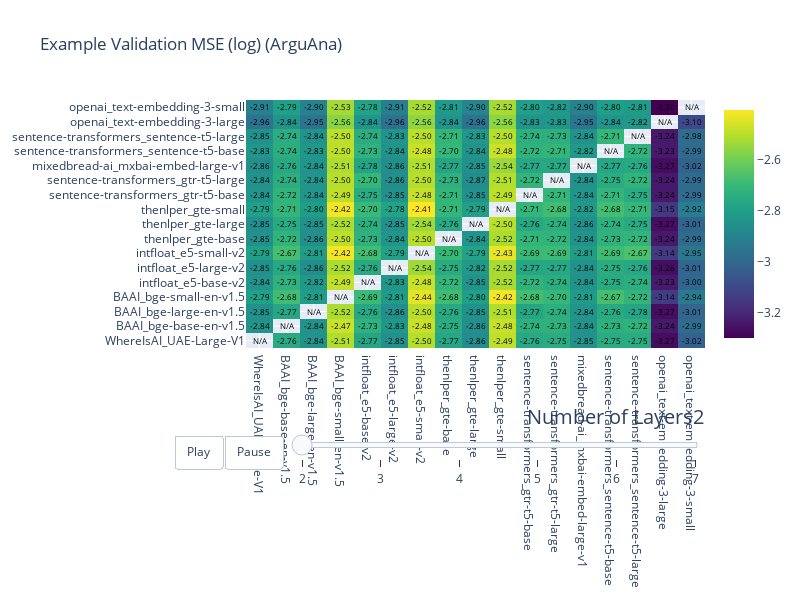

The notebook cell this image was saved under:
### Code cell
# Visualize Imported Data (One Dataset, All Architectures)
labels = sorted(meta["model2idx"], key=lambda k: meta["model2idx"][k])
num_layers = sorted(meta["num_layers"])
matrix = validation_mse[0, :, :, :].transpose(2, 0, 1)
animated_heatmap(
    matrices=matrix,
    log=True,
    title="Example Validation MSE (log) (ArguAna)",
    labels=labels,
    nan_diagnal=True,
    slider_prefix="Number of Layers",
    slider_labels=num_layers,
)

### Figure 1 — Plotly figure (JSON) as saved in the notebook; plotly's stock layout.template omitted (floating-point values rounded to 4 significant figures; data arrays with more than 128 entries replaced by an {"elided": "..."} marker saying what was removed)
{"data": [{"colorscale": [[0, "#440154"], [0.1111, "#482878"], [0.2222, "#3e4989"], [0.3333, "#31688e"], [0.4444, "#26828e"], [0.5556, "#1f9e89"], [0.6667, "#35b779"], [0.7778, "#6ece58"], [0.8889, "#b5de2b"], [1, "#fde725"]], "reversescale": false, "showscale": true, "text": {"elided": "17x17 str values"}, "textfont": {"color": "black"}, "texttemplate": "%{text}", "type": "heatmap", "x": ["WhereIsAI_UAE-Large-V1", "BAAI_bge-base-en-v1.5", "BAAI_bge-large-en-v1.5", "BAAI_bge-small-en-v1.5", "intfloat_e5-base-v2", "intfloat_e5-large-v2", "intfloat_e5-small-v2", "thenlper_gte-base", "thenlper_gte-large", "thenlper_gte-small", "sentence-transformers_gtr-t5-base", "sentence-transformers_gtr-t5-large", "mixedbread-ai_mxbai-embed-large-v1", "sentence-transformers_sentence-t5-base", "sentence-transformers_sentence-t5-large", "openai_text-embedding-3-large", "openai_text-embedding-3-small"], "y": ["WhereIsAI_UAE-Large-V1", "BAAI_bge-base-en-v1.5", "BAAI_bge-large-en-v1.5", "BAAI_bge-small-en-v1.5", "intfloat_e5-base-v2", "intfloat_e5-large-v2", "intfloat_e5-small-v2", "thenlper_gte-base", "thenlper_gte-large", "thenlper_gte-small", "sentence-transformers_gtr-t5-base", "sentence-transformers_gtr-t5-large", "mixedbread-ai_mxbai-embed-large-v1", "sentence-transformers_sentence-t5-base", "sentence-transformers_sentence-t5-large", "openai_text-embedding-3-large", "openai_text-embedding-3-small"], "z": {"elided": "17x17 float values"}}], "layout": {"dragmode": false, "height": 600, "sliders": [{"active": 0, "currentvalue": {"font": {"size": 20}, "prefix": "Number of Layers", "visible": true, "xanchor": "right"}, "len": 0.9, "pad": {"b": 10, "t": 50}, "steps": [{"args": [["frame_0"], {"frame": {"duration": 500, "redraw": true}, "mode": "immediate", "transition": {"duration": 500}}], "label": "2", "method": "animate"}, {"args": [["frame_1"], {"frame": {"duration": 500, "redraw": true}, "mode": "immediate", "transition": {"duration": 500}}], "label": "3", "method": "animate"}, {"args": [["frame_2"], {"frame": {"duration": 500, "redraw": true}, "mode": "immediate", "transition": {"duration": 500}}], "label": "4", "method": "animate"}, {"args": [["frame_3"], {"frame": {"duration": 500, "redraw": true}, "mode": "immediate", "transition": {"duration": 500}}], "label": "5", "method": "animate"}, {"args": [["frame_4"], {"frame": {"duration": 500, "redraw": true}, "mode": "immediate", "transition": {"duration": 500}}], "label": "6", "method": "animate"}, {"args": [["frame_5"], {"frame": {"duration": 500, "redraw": true}, "mode": "immediate", "transition": {"duration": 500}}], "label": "7", "method": "animate"}], "transition": {"duration": 500, "easing": "cubic-in-out"}, "x": 0.1, "xanchor": "left", "y": 0, "yanchor": "top"}], "title": {"text": "Example Validation MSE (log) (ArguAna)"}, "updatemenus": [{"buttons": [{"args": [null, {"frame": {"duration": 500, "redraw": true}, "fromcurrent": true}], "label": "Play", "method": "animate"}, {"args": [[null], {"frame": {"duration": 0, "redraw": true}, "mode": "immediate", "transition": {"duration": 0}}], "label": "Pause", "method": "animate"}], "direction": "left", "pad": {"r": 10, "t": 87}, "showactive": false, "type": "buttons", "x": 0.1, "xanchor": "right", "y": 0, "yanchor": "top"}], "width": 800, "xaxis": {"fixedrange": true, "nticks": 17}, "yaxis": {"fixedrange": true, "nticks": 17}}}
